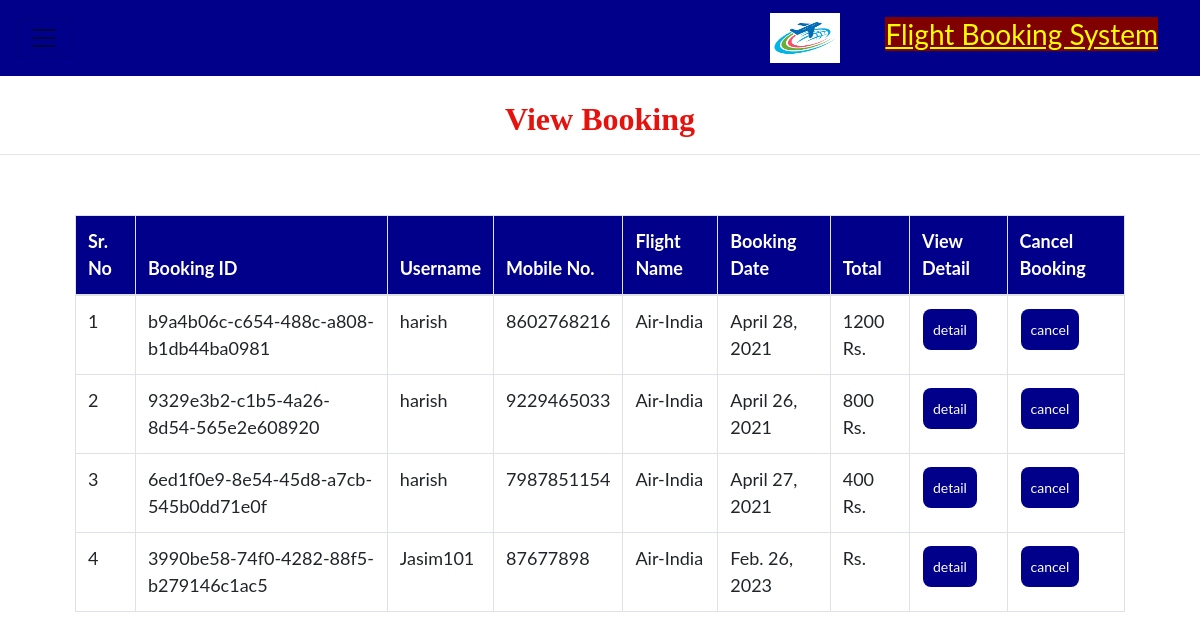
The page /admin_view_booking/ (signed in) on the database its author committed.
### air/models.py (models this page shows, shortened)
class Booking(models.Model):
    user = models.ForeignKey(User,related_name='+', on_delete=models.CASCADE, null=True)
    airline = models.ForeignKey(Airline, on_delete=models.CASCADE, null=True)
    mobile = models.CharField(max_length=100, null=True, blank=True)
    booking_id = models.UUIDField(primary_key=True, default=uuid.uuid4, editable=False)
    total_price = models.CharField(max_length=100, null=True, blank=True)
    city = models.CharField(max_length=100, null=True, blank=True)
    state = models.CharField(max_length=100, null=True, blank=True)
    country = models.CharField(max_length=100, null=True, blank=True)
    pincode = models.CharField(max_length=100, null=True, blank=True)
    date = models.DateField(null=True, blank=True)

class Airline(models.Model):
    company_name = models.CharField(max_length=100,null=True)
    flight_name = models.CharField(max_length=100,null=True)
    airport_name = models.CharField(max_length=100,null=True)
    airline_number = models.CharField(max_length=100,null=True)
    from_city = models.CharField(max_length=100,null=True,choices=CITY_CHOICE)
    from_city_arrival = models.CharField(max_length=100,null=True)
    from_city_departure = models.CharField(max_length=100,null=True)
    to_city_arrival = models.CharField(max_length=100,null=True)
    to_city_departure = models.CharField(max_length=100,null=True)
    to_city = models.CharField(max_length=100,null=True,choices=CITY_CHOICE)
    days = models.TextField(null=True)
    fare_economy =models.CharField(max_length=100,null=True)
    number_of_seat_e =models.CharField(max_length=100,null=True)
    number_of_seat_b =models.CharField(max_length=100,null=True)
    fare_business =models.CharField(max_length=100,null=True)
    image = models.FileField(null=True)

### air/views.py (the view)
# urls.py: path('admin_view_booking/', Admin_View_Booking, name='admin_view_booking'),
def Admin_View_Booking(request):
    if not request.user.is_authenticated:
        return redirect('login')
    book = Booking.objects.all()
    d = {'book': book}
    return render(request, 'admin_viewBokking.html', d)

### air/templates/admin_viewBokking.html (shortened to what this page needs)
{% extends 'home.html' %}
{% block body %}
<center><h2 style = "font-family : 'Monotype Corsiva' ; color : #E6120E ; font-weight : bold;margin-top:2%">View Booking</h2></center><hr>
 <div class="container" style="width:90%">
<table class="table table-bordered" id="myTable">
  <thead>
  <tr>
    <th>Sr. No</th>
    <th>Booking ID</th>
    <th>Username</th>
      <th>Mobile No.</th>
    <th>Flight Name</th>
    <th>Booking Date</th>
      <th>Total</th>
    <th>View Detail</th>
    <th>Cancel Booking</th>
  </tr>
  </thead>
   <tbody>
{% for i in book %}
  <tr>
      <td>{{forloop.counter}}</td>
    <td>{{i.booking_id}}</td>
    <td>{{i.user.username}}</td>
       <td>{{i.mobile}}</td>
    <td>{{i.airline.flight_name}}</td>
    <td>{{i.date}}</td>
      <td>{{i.total_price}} Rs.</td>
      <td><a href="{% url 'booking_detail' i.booking_id %}"><button class="button button1">detail</button></a></td>
      <td><a href="{% url 'delete_booking' i.booking_id %}" onclick="return confirm('Are you sure?')"><button class="button button1" id="#delete">cancel</button></a></td>
  </tr>
   {% endfor %}
    </tbody>
</table>
 </div>
{% endblock %}

### air/templates/home.html (style rules this page uses)
.button { background-color: darkblue; border: none; color: white; padding: 10px; text-align: center; text-decoration: none; display: inline-block; font-size: 14px; margin: 1px 1px; cursor: pointer; }
.button1 { border-radius: 8px; }
* { box-sizing: border-box; }
#myTable { border-collapse: collapse; width: 100%; border: 1px solid #ddd; font-size: 18px; }
#myTable th { text-align: left; padding: 12px; background-color:darkblue ; color: white; }
#myTable td { text-align: left; padding: 12px; background-color: white; }
#myTable tr { border-bottom: 1px solid #ddd; }
body { font-family: "Lato", sans-serif; }

### rows shown on the page
Booking: booking_id "b9a4b06c-c654-488c-a808-b1db44ba0981", user.username "harish", mobile "8602768216", airline.flight_name "Air-India", date "April 28, 2021", total_price "1200"
Booking: booking_id "9329e3b2-c1b5-4a26-8d54-565e2e608920", user.username "harish", mobile "9229465033", airline.flight_name "Air-India", date "April 26, 2021", total_price "800"
Booking: booking_id "6ed1f0e9-8e54-45d8-a7cb-545b0dd71e0f", user.username "harish", mobile "7987851154", airline.flight_name "Air-India", date "April 27, 2021", total_price "400"
Booking: booking_id "3990be58-74f0-4282-88f5-b279146c1ac5", user.username "Jasim101", mobile "87677898", airline.flight_name "Air-India", date "Feb. 26, 2023"
